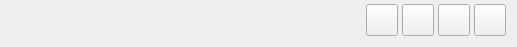
<?xml version="1.0" encoding="UTF-8"?>
<ui version="4.0">
 <class>ToolBarWidget</class>
 <widget class="QWidget" name="ToolBarWidget">
  <property name="geometry">
   <rect>
    <x>0</x>
    <y>0</y>
    <width>517</width>
    <height>41</height>
   </rect>
  </property>
  <property name="sizePolicy">
   <sizepolicy hsizetype="Preferred" vsizetype="Maximum">
    <horstretch>0</horstretch>
    <verstretch>0</verstretch>
   </sizepolicy>
  </property>
  <property name="maximumSize">
   <size>
    <width>16777215</width>
    <height>41</height>
   </size>
  </property>
  <property name="windowTitle">
   <string>Form</string>
  </property>
  <layout class="QHBoxLayout" name="horizontalLayout">
   <property name="spacing">
    <number>4</number>
   </property>
   <property name="topMargin">
    <number>4</number>
   </property>
   <item>
    <spacer name="horizontalSpacer">
     <property name="orientation">
      <enum>Qt::Horizontal</enum>
     </property>
     <property name="sizeHint" stdset="0">
      <size>
       <width>441</width>
       <height>20</height>
      </size>
     </property>
    </spacer>
   </item>
   <item>
    <widget class="QToolButton" name="setWinBtn1">
     <property name="minimumSize">
      <size>
       <width>32</width>
       <height>32</height>
      </size>
     </property>
     <property name="maximumSize">
      <size>
       <width>32</width>
       <height>32</height>
      </size>
     </property>
     <property name="text">
      <string/>
     </property>
     <property name="icon">
      <iconset>
       <normaloff>icons/1X1.png</normaloff>icons/1X1.png</iconset>
     </property>
     <property name="iconSize">
      <size>
       <width>32</width>
       <height>32</height>
      </size>
     </property>
    </widget>
   </item>
   <item>
    <widget class="QToolButton" name="setWinBtn2">
     <property name="minimumSize">
      <size>
       <width>32</width>
       <height>32</height>
      </size>
     </property>
     <property name="maximumSize">
      <size>
       <width>32</width>
       <height>32</height>
      </size>
     </property>
     <property name="text">
      <string/>
     </property>
     <property name="icon">
      <iconset>
       <normaloff>icons/2X2.png</normaloff>icons/2X2.png</iconset>
     </property>
     <property name="iconSize">
      <size>
       <width>32</width>
       <height>32</height>
      </size>
     </property>
    </widget>
   </item>
   <item>
    <widget class="QToolButton" name="setWinBtn3">
     <property name="minimumSize">
      <size>
       <width>32</width>
       <height>32</height>
      </size>
     </property>
     <property name="maximumSize">
      <size>
       <width>32</width>
       <height>32</height>
      </size>
     </property>
     <property name="text">
      <string/>
     </property>
     <property name="iconSize">
      <size>
       <width>32</width>
       <height>32</height>
      </size>
     </property>
    </widget>
   </item>
   <item>
    <widget class="QToolButton" name="setWinBtn4">
     <property name="minimumSize">
      <size>
       <width>32</width>
       <height>32</height>
      </size>
     </property>
     <property name="maximumSize">
      <size>
       <width>32</width>
       <height>32</height>
      </size>
     </property>
     <property name="text">
      <string/>
     </property>
     <property name="icon">
      <iconset>
       <normaloff>icons/4X4.png</normaloff>icons/4X4.png</iconset>
     </property>
     <property name="iconSize">
      <size>
       <width>32</width>
       <height>32</height>
      </size>
     </property>
    </widget>
   </item>
  </layout>
 </widget>
 <resources/>
 <connections/>
</ui>
